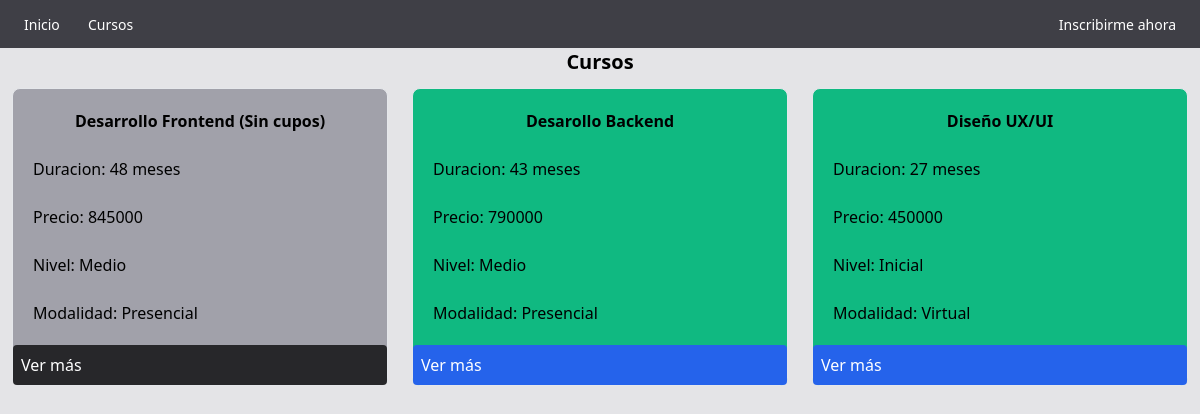
The app's page /cursos/, older data.
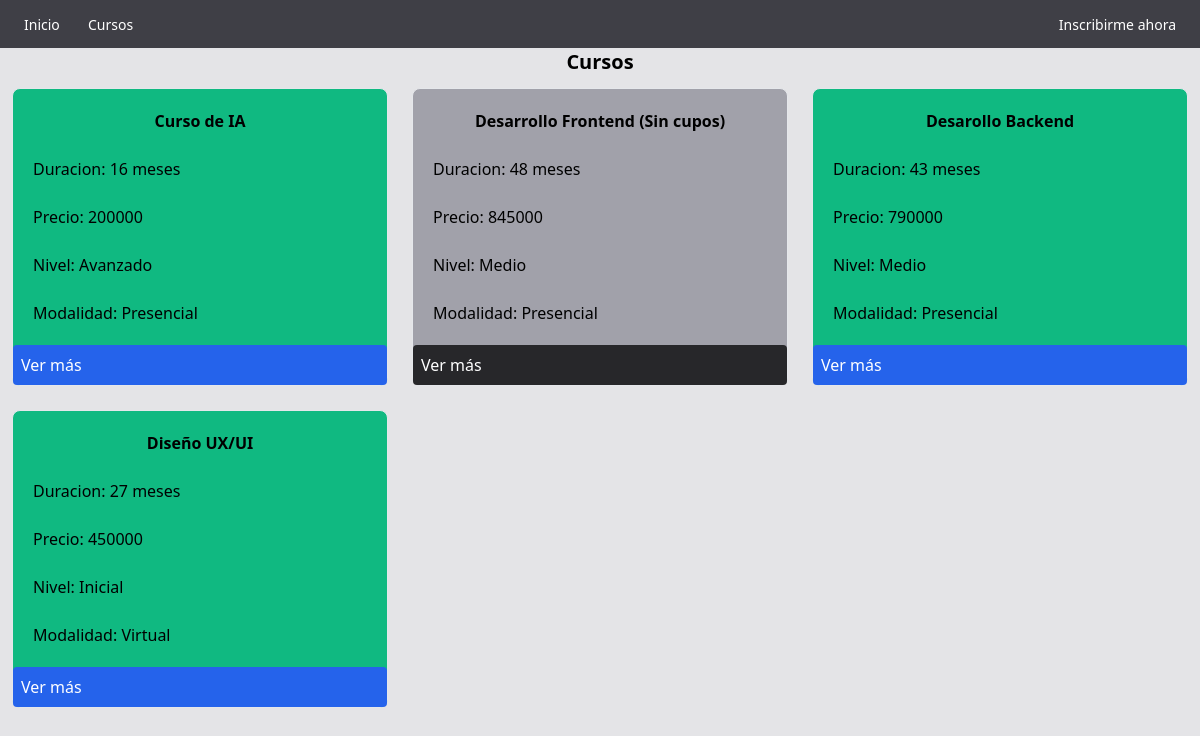
The same page, newer data.
### cursos/models.py (models this page shows, shortened)
class Curso(models.Model):
    nombre = models.CharField(max_length=100)
    duracion = models.IntegerField()
    precio = models.IntegerField()
    nivel = models.CharField(max_length=100)
    modalidad = models.CharField(max_length=100)
    activo = models.BooleanField(default=True)

### cursos/views.py (the view)
# urls.py: path('', include('cursos.urls')),
def cursos(request):
    cursos = Curso.objects.all().order_by("-id")
    return render(request, 'cursos/cursos.html', {'cursos': cursos})

### cursos/templates/cursos/cursos.html (shortened to what this page needs)
{% extends './base.html' %}
{% block body %}
    <h1 class="font-lg flex justify-center text-xl font-bold">Cursos</h1>
    <section class="grid grid-cols-1 md:grid-cols-3 gap-6 m-3">
        {% for curso in cursos %}
            {% if curso.activo %}
                <article class="bg-emerald-500 border rounded-lg">
                    <div class="p-5">
                        <h5 class="font-semibold flex justify-center"> {{ curso.nombre }} </h5>
                        <br>
                        <p>Duracion: {{ curso.duracion }} meses</p>
                        <br>
                        <p>Precio: {{curso.precio}}</p>
                        <br>
                        <p>Nivel: {{curso.nivel}}</p>
                        <br>
                        <p>Modalidad: {{curso.modalidad}}</p>
                    </div>
                    <a href="#" class="bg-blue-600 text-white p-2 rounded flex justify-top">Ver más</a>
                </article>
            {% else %}
                <article class="bg-zinc-400 border rounded-lg">
                    <div class="p-5">
                        <h5 class="font-semibold flex justify-center"> {{ curso.nombre }} (Sin cupos) </h5>
                        <br>
                        <p>Duracion: {{ curso.duracion }} meses</p>
                        <br>
                        <p>Precio: {{curso.precio}}</p>
                        <br>
                        <p>Nivel: {{curso.nivel}}</p>
                        <br>
                        <p>Modalidad: {{curso.modalidad}}</p>
                    </div>
                    <a href="#" class="bg-zinc-800 text-white p-2 rounded flex justify-top">Ver más</a>
                </article>
            {% endif %}
        {% endfor %}
    </section>
{% endblock %}

### cursos/templates/cursos/base.html (shortened to what this page needs)
<!DOCTYPE html>
<html lang="en">
<head>
    <script src="https://cdn.tailwindcss.com"></script>
</head>
<body class="bg-zinc-200">
    <nav class="bg-zinc-700 text-white flex justify-between items-center px-3 py-3 max-lg:hidden">
        <div class="">
            <a href="{% url 'index' %}" class="px-3 py-2 rounded-md text-sm font-medium hover:bg-zinc-600">Inicio</a>
            <a href="{% url 'cursos' %}" class="px-3 py-2 rounded-md text-sm font-medium hover:bg-zinc-600">Cursos</a>
        </div>
        <div class="">
            <a href="{% url 'cursos' %}" class="px-3 py-2 rounded-md text-sm font-medium hover:bg-zinc-600">Inscribirme ahora</a>
        </div>
    </nav>
    {% block body %}
    {% endblock %}
</body>
</html>

Row changes from the older to the newer data that the page shows:
added Curso: nombre "Curso de IA", duracion "16", precio "200000", nivel "Avanzado", modalidad "Presencial"
